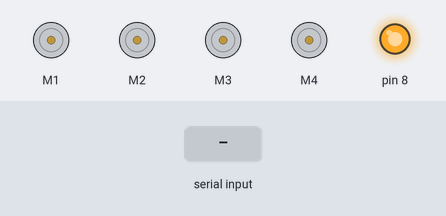
This sketch was run on a simulated Arduino Uno, built with avr-gcc and run on an emulated ATmega328P. On the bench: 4 × DC motor (green arrow = forward, orange = backward, longer = faster), output pins drawn as LEDs (lit = HIGH). Inputs (shaded band) come from the test bench. What the sketch prints to the serial monitor is not drawn.

Above: at 1.2 s.
1.3 s: "1" received over Serial
At 2.0 s:
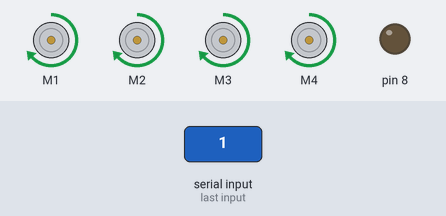
2.8 s: "2" received over Serial
At 3.2 s:
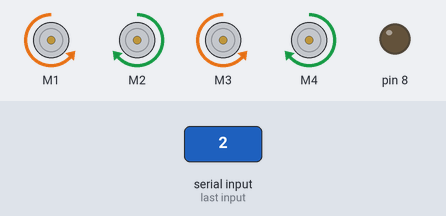
4.3 s: "3" received over Serial
At 5.5 s:
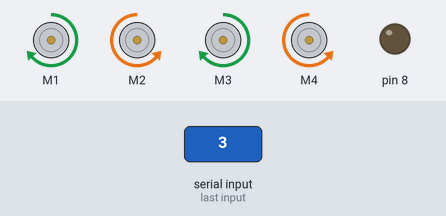
5.8 s: "4" received over Serial
At 6.7 s:
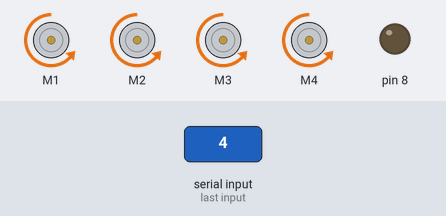
7.3 s: "7" received over Serial
At 7.8 s:
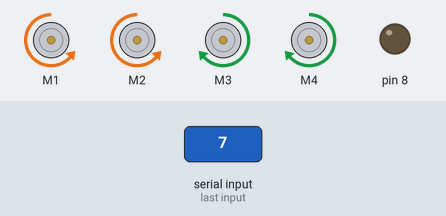
8.8 s: "8" received over Serial
At 10.1 s:
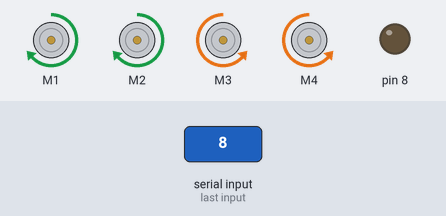
Timing chart, 0 to 11.3 s (numbered marks = the images above; inputs shaded):
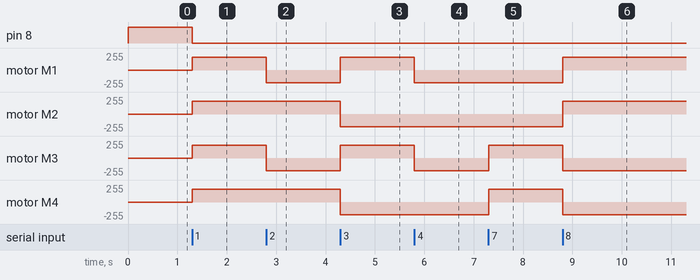

Measured:
- after the input at 1.3 s, pin 8: HIGH → LOW at once; motor M1–4: stopped → forward 190/255 at once
- after the input at 2.8 s, motor M1, motor M3: forward 190/255 → backward 190/255 at once
- after the input at 4.3 s, motor M1, motor M3: backward 190/255 → forward 190/255 at once; motor M2, motor M4: forward 190/255 → backward 190/255 at once
- after the input at 5.8 s, motor M1, motor M3: forward 190/255 → backward 190/255 at once
- after the input at 7.3 s, motor M3, motor M4: backward 190/255 → forward 190/255 at once
- after the input at 8.8 s, motor M1, motor M2: backward 190/255 → forward 190/255 at once; motor M3, motor M4: forward 190/255 → backward 190/255 at once

The sketch:

silniczki_arduino.txt.ino
```cpp
#include <AFMotor.h>

AF_DCMotor motor1(1, MOTOR12_8KHZ); // create motor #2, 64KHz pwm
AF_DCMotor motor2(2, MOTOR12_8KHZ);
AF_DCMotor motor3(3, MOTOR12_8KHZ);
AF_DCMotor motor4(4, MOTOR12_8KHZ);
 char a;
void setup() {
  pinMode(8, OUTPUT);
  digitalWrite(8, HIGH);
  Serial.begin(9600);           // set up Serial library at 9600 bps
  Serial.println("Motor test!");

  motor1.setSpeed(190);     // set the speed to 125/255 125 is minimum
  motor2.setSpeed(190);
  motor3.setSpeed(190);
  motor4.setSpeed(190);
}


void loop() {
  if (Serial.available()) {
    a = (char)Serial.read();
    Serial.write(a);
      if (a == '1') {
        digitalWrite(8, LOW);
        motor1.run(FORWARD);  // turn it on going forward
        motor2.run(FORWARD);
        motor3.run(FORWARD);
        motor4.run(FORWARD);
      }

      if (a == '2') {
        digitalWrite(8, LOW);
        motor1.run(BACKWARD);  // turn it on going forward
        motor2.run(FORWARD);
        motor3.run(BACKWARD);
        motor4.run(FORWARD);
      }

      if (a == '3') {
        digitalWrite(8, LOW);
        motor1.run(FORWARD);  // turn it on going forward
        motor2.run(BACKWARD);
        motor3.run(FORWARD);
        motor4.run(BACKWARD);
      }

      if (a == '4') {
        digitalWrite(8, LOW);
        motor1.run(BACKWARD);  // turn it on going forward
        motor2.run(BACKWARD);
        motor3.run(BACKWARD);
        motor4.run(BACKWARD);
      }

      if (a == '7') {
        digitalWrite(8, LOW);
        motor1.run(BACKWARD);  // turn it on going forward
        motor2.run(BACKWARD);
        motor3.run(FORWARD);
        motor4.run(FORWARD);
      }

      if (a == '8') {
        digitalWrite(8, LOW);
        motor1.run(FORWARD);  // turn it on going forward
        motor2.run(FORWARD);
        motor3.run(BACKWARD);
        motor4.run(BACKWARD);
      }
      if ( a == '0') {
        digitalWrite(8, HIGH);
        motor1.run(RELEASE);      // stopped
        motor2.run(RELEASE);
        motor3.run(RELEASE);
        motor4.run(RELEASE);
      }
    }

  }
```
